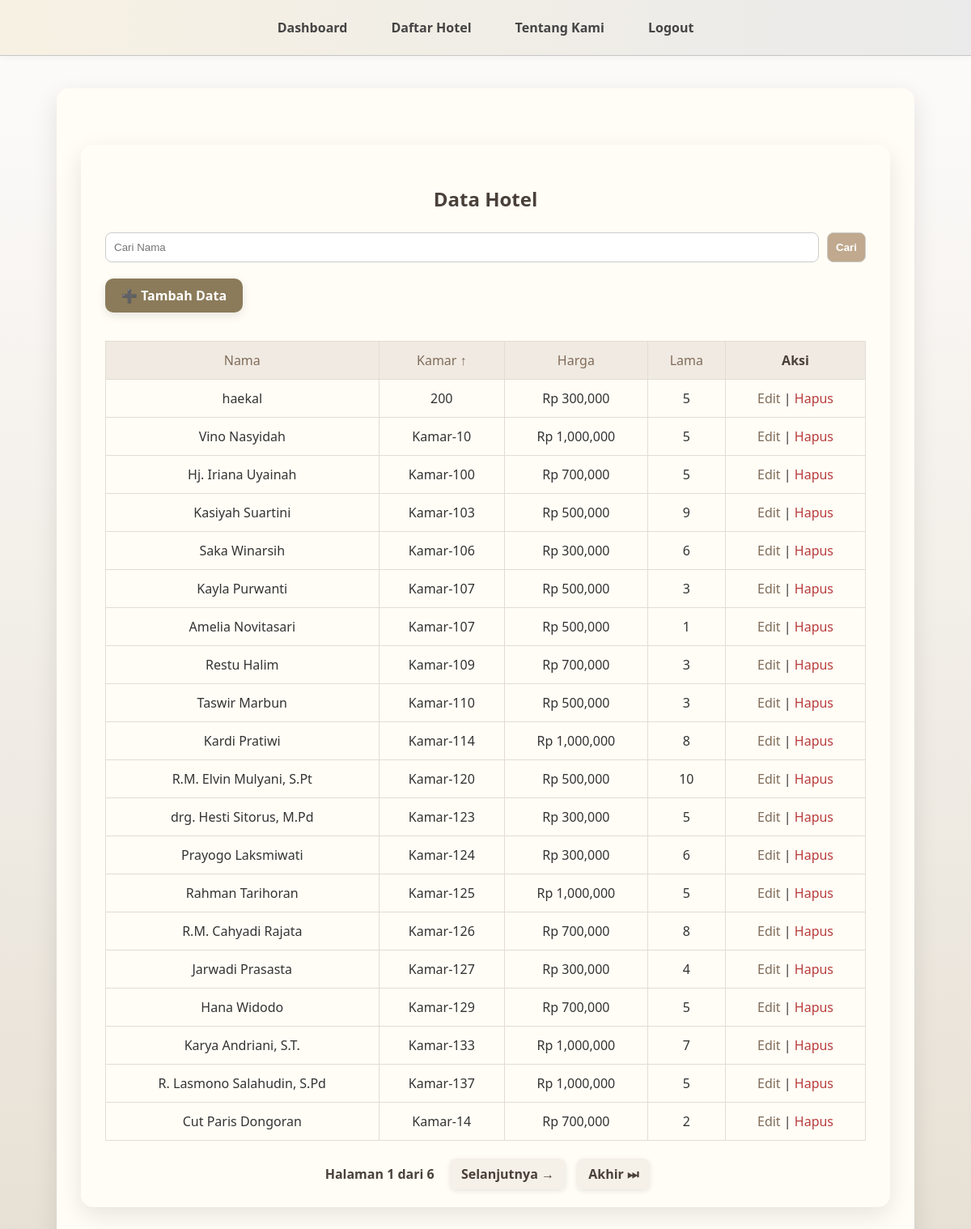
Screenshot of /hotel/?sort=kamar (signed in) with the database file from the repository.
### pendaftaran/models.py (models this page shows, shortened)
class Hotel(models.Model):
    nama = models.CharField(max_length=100)
    kamar = models.CharField(max_length=50)
    harga = models.IntegerField()
    lama_inap = models.IntegerField()

### pendaftaran/views.py (the view)
# urls.py: path('hotel/', views.index, name='index'),
@login_required
def index(request):
    q = request.GET.get('q', '')
    sort = request.GET.get('sort', 'nama')
    hotels = Hotel.objects.all()
    if q:
        hotels = hotels.filter(nama__icontains=q)
    valid_sort_fields = ['nama', 'kamar', 'harga', 'lama_inap']
    if sort.replace('-', '') in valid_sort_fields:
        hotels = hotels.order_by(sort)
    paginator = Paginator(hotels, 20)
    page_number = request.GET.get('page')
    page_obj = paginator.get_page(page_number)
    columns = [
        ('nama', 'Nama'),
        ('kamar', 'Kamar'),
        ('harga', 'Harga'),
        ('lama_inap', 'Lama')
    ]
    return render(request, 'hotel/index.html', {
        'hotels': page_obj,
        'q': q,
        'sort': sort,
        'columns': columns,
        'page_obj': page_obj,
    })

### pendaftaran/templates/hotel/index.html (shortened to what this page needs)
{% extends "base.html" %}
{% load humanize %}
{% block content %}
<div class="container">
    <h2>Data Hotel</h2>
    <form method="get" style="display: flex; gap: 10px; margin-bottom: 20px;">
        <input name="q" placeholder="Cari Nama" value="{{ q }}" style="flex: 1;">
        <button>Cari</button>
    </form>
    <a href="{% url 'tambah' %}" class="btn-tambah">➕ Tambah Data</a>
    <table>
        <thead>
            <tr>
                {% for col, label in columns %}
                <th>
                    <a href="?sort={{ col }}{% if q %}&q={{ q }}{% endif %}">
                        {{ label }}
                        {% if sort == col %}↑{% elif sort == '-'|add:col %}↓{% endif %}
                    </a>
                </th>
                {% endfor %}
                <th>Aksi</th>
            </tr>
        </thead>
        <tbody>
            {% for h in hotels %}
            <tr>
                <td>{{ h.nama }}</td>
                <td>{{ h.kamar }}</td>
                <td>Rp {{ h.harga|intcomma }}</td>
                <td>{{ h.lama_inap }}</td>
                <td>
                    <a href="{% url 'edit' h.id %}">Edit</a> |
                    <a href="{% url 'hapus' h.id %}" onclick="return confirm('Yakin ingin menghapus data ini?')" style="color: #b83c3c;">Hapus</a>
                </td>
            </tr>
            {% empty %}
            <tr><td colspan="5">Tidak ada data ditemukan.</td></tr>
            {% endfor %}
        </tbody>
    </table>
    <div class="pagination">
        <span>Halaman {{ page_obj.number }} dari {{ page_obj.paginator.num_pages }}</span>
        {% if page_obj.has_next %}
            <a href="?page={{ page_obj.next_page_number }}{% if q %}&q={{ q }}{% endif %}{% if sort %}&sort={{ sort }}{% endif %}">Selanjutnya →</a>
            <a href="?page={{ page_obj.paginator.num_pages }}{% if q %}&q={{ q }}{% endif %}{% if sort %}&sort={{ sort }}{% endif %}">Akhir ⏭</a>
        {% endif %}
    </div>
</div>
{% endblock %}

### pendaftaran/templates/base.html (style rules this page uses)
body { margin: 0; font-family: 'Segoe UI', sans-serif; background-color: #fdfdfd; color: #333; }
.container { max-width: 960px; margin: 30px auto; padding: 0 20px; }

### pendaftaran/templates/hotel/index.html (style rules this page uses)
body { background: linear-gradient(to bottom, #fdfcfb, #e6dfd3); font-family: 'Segoe UI', sans-serif; }
.container { max-width: 1000px; margin: 40px auto; background-color: #fffdf6; border-radius: 15px; padding: 30px; box-shadow: 0 10px 30px rgba(0, 0, 0, 0.1); animation: fadeInUp 0.8s ease-in-out; }
h2 { text-align: center; color: #4a403a; margin-bottom: 25px; }
form input, form button { padding: 10px; border-radius: 8px; border: 1px solid #ccc; }
form button { background-color: #c0a98e; color: #fff; font-weight: bold; transition: background-color 0.3s ease; }
table { width: 100%; border-collapse: collapse; margin-top: 20px; animation: fadeIn 1s ease; }
th, td { padding: 12px; border: 1px solid #e2dcd4; text-align: center; }
thead { background-color: #f0eae2; color: #4a403a; }
a { color: #806c5a; text-decoration: none; font-weight: 500; }
.btn-tambah { display: inline-block; padding: 10px 20px; background-color: #8b7b5a; color: white; border-radius: 10px; font-weight: bold; box-shadow: 0 4px 12px rgba(0,0,0,0.1); transition: background-color 0.2s ease; margin-bottom: 15px; }
.pagination { text-align: center; margin-top: 30px; }
.pagination a { margin: 0 5px; padding: 8px 14px; border-radius: 8px; background-color: #f5f0e8; color: #4a403a; font-weight: bold; text-decoration: none; box-shadow: 0 2px 6px rgba(0,0,0,0.1); }
.pagination span { font-weight: bold; color: #4a403a; margin: 0 10px; }

### rows the page displays
Hotel: nama "haekal", kamar "200", harga "300,000", lama_inap "5"
Hotel: nama "Vino Nasyidah", kamar "Kamar-10", harga "1,000,000", lama_inap "5"
Hotel: nama "Hj. Iriana Uyainah", kamar "Kamar-100", harga "700,000", lama_inap "5"
Hotel: nama "Kasiyah Suartini", kamar "Kamar-103", harga "500,000", lama_inap "9"
Hotel: nama "Saka Winarsih", kamar "Kamar-106", harga "300,000", lama_inap "6"
Hotel: nama "Kayla Purwanti", kamar "Kamar-107", harga "500,000", lama_inap "3"
Hotel: nama "Amelia Novitasari", kamar "Kamar-107", harga "500,000", lama_inap "1"
Hotel: nama "Restu Halim", kamar "Kamar-109", harga "700,000", lama_inap "3"
Hotel: nama "Taswir Marbun", kamar "Kamar-110", harga "500,000", lama_inap "3"
Hotel: nama "Kardi Pratiwi", kamar "Kamar-114", harga "1,000,000", lama_inap "8"
Hotel: nama "R.M. Elvin Mulyani, S.Pt", kamar "Kamar-120", harga "500,000", lama_inap "10"
Hotel: nama "drg. Hesti Sitorus, M.Pd", kamar "Kamar-123", harga "300,000", lama_inap "5"
Hotel: nama "Prayogo Laksmiwati", kamar "Kamar-124", harga "300,000", lama_inap "6"
Hotel: nama "Rahman Tarihoran", kamar "Kamar-125", harga "1,000,000", lama_inap "5"
Hotel: nama "R.M. Cahyadi Rajata", kamar "Kamar-126", harga "700,000", lama_inap "8"
Hotel: nama "Jarwadi Prasasta", kamar "Kamar-127", harga "300,000", lama_inap "4"
Hotel: nama "Hana Widodo", kamar "Kamar-129", harga "700,000", lama_inap "5"
Hotel: nama "Karya Andriani, S.T.", kamar "Kamar-133", harga "1,000,000", lama_inap "7"
Hotel: nama "R. Lasmono Salahudin, S.Pd", kamar "Kamar-137", harga "1,000,000", lama_inap "5"
Hotel: nama "Cut Paris Dongoran", kamar "Kamar-14", harga "700,000", lama_inap "2"

### other values shown
{{ label }} "Nama" "Kamar" "Harga" "Lama"
{{ page_obj.number }} "1"
{{ page_obj.paginator.num_pages }} "6"
